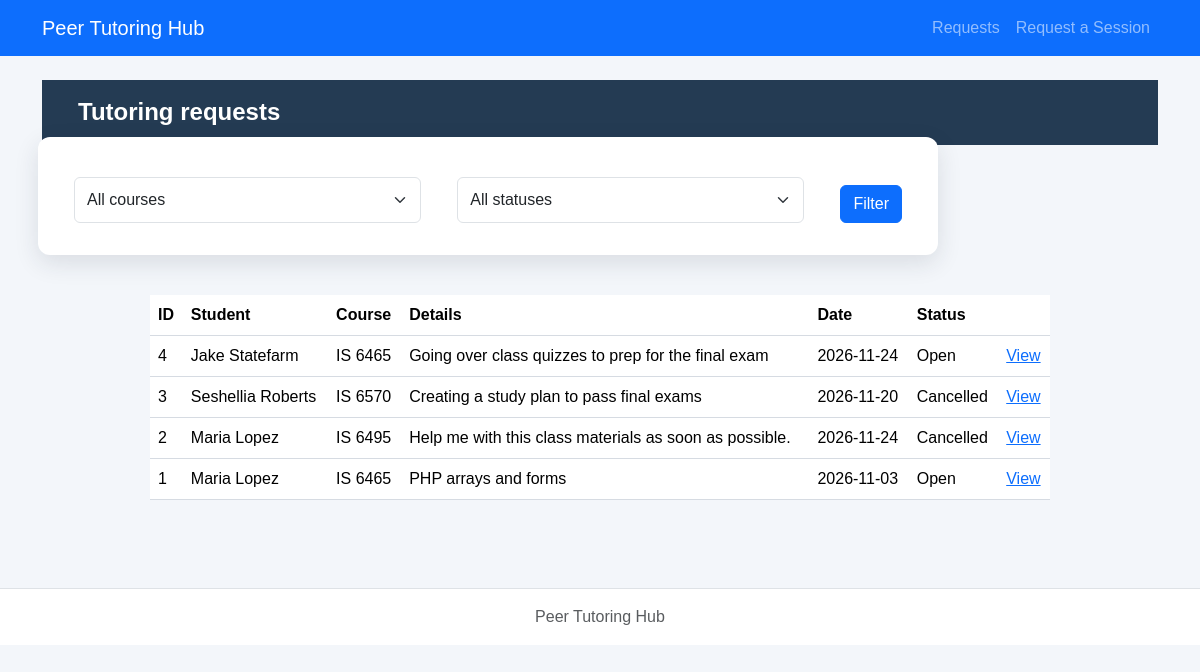
/lab6/php/requests.php, run on an earlier commit of the app's database.
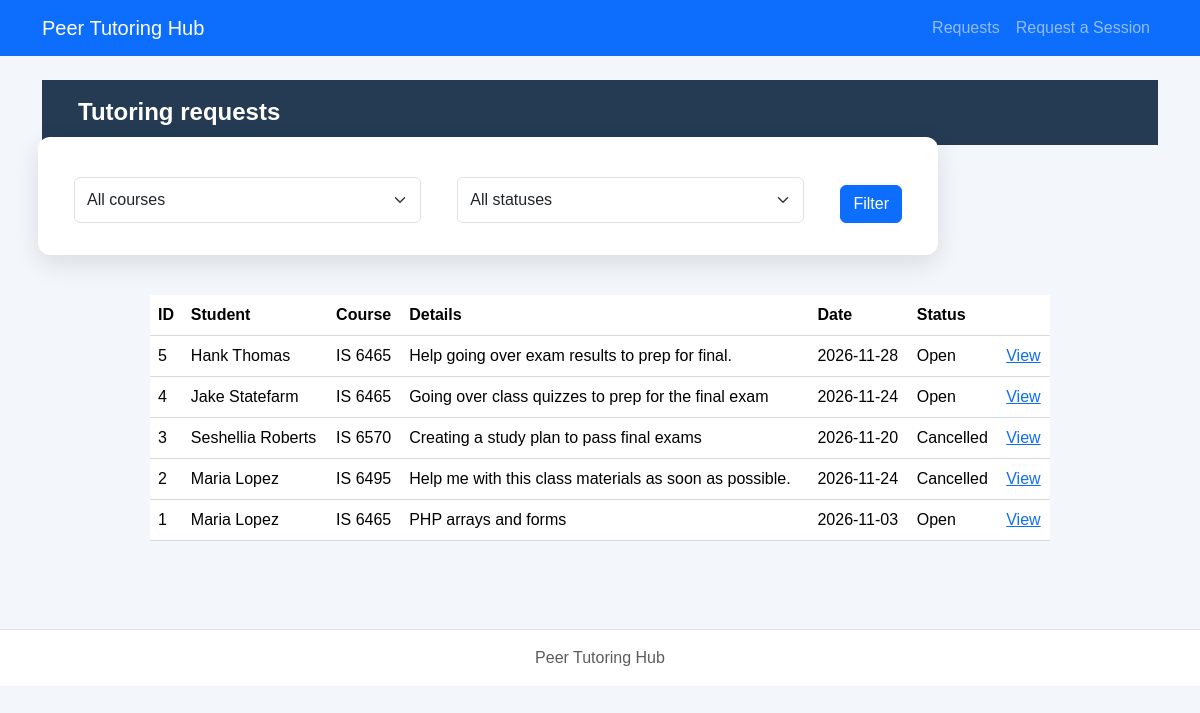
And on a later commit of the database.
### tables this page shows
CREATE TABLE tutoring_requests (
    request_id INTEGER PRIMARY KEY,
    student_id INTEGER NOT NULL,
    course TEXT NOT NULL,
    topic TEXT NOT NULL,
    preferred_date TEXT NOT NULL,
    preferred_time TEXT NOT NULL,
    status TEXT NOT NULL DEFAULT 'Open'
        CHECK (status IN ('Open', 'Cancelled', 'Assigned', 'Completed')),
    created_at TEXT NOT NULL DEFAULT CURRENT_TIMESTAMP,
    FOREIGN KEY (student_id) REFERENCES students(student_id)
);

CREATE TABLE students (
    student_id INTEGER PRIMARY KEY,
    student_name TEXT NOT NULL,
    student_email TEXT NOT NULL UNIQUE
);

### lab6/config/db.php (called while the page is built)
<?php
function openDatabase($path = null) {
    if ($path === null) {
        $path = dirname(__DIR__) . '/database/tutoring.db';
    }
    $pdo = new PDO('sqlite:' . $path);
    $pdo->setAttribute(PDO::ATTR_ERRMODE, PDO::ERRMODE_EXCEPTION);
    $pdo->setAttribute(PDO::ATTR_DEFAULT_FETCH_MODE, PDO::FETCH_ASSOC);
    $pdo->exec('PRAGMA foreign_keys = ON');
    return $pdo;
}

### lab6/repositories/requestPDO.php (called while the page is built, shortened)
<?php
function listRequests($pdo, $course = '', $status = '') {
    $sql='SELECT r.*,s.student_name FROM tutoring_requests r JOIN students s ON r.student_id=s.student_id WHERE 1=1';$args=[];
    $sql.=' ORDER BY r.request_id DESC';$stmt=$pdo->prepare($sql);$stmt->execute($args);return $stmt->fetchAll();
}

### lab6/services/requestService.php (called while the page is built, shortened)
<?php
require_once dirname(__DIR__).'/repositories/requestPDO.php';
function escapeHtml($v) {return htmlspecialchars((string)$v,ENT_QUOTES,'UTF-8');}
function decodeTopic($topic) {
    $v=json_decode($topic,true);
    return is_array($v)&&isset($v['reason'])&&is_array($v['topics']??null) ? $v : ['reason'=>$topic,'topics'=>[]];
}

### lab6/php/requests.php (the view, shortened to what this page needs)
<?php
require_once __DIR__.'/../config/db.php';require_once __DIR__.'/../services/requestService.php';
$course=trim((string)($_GET['course']??''));$status=(string)($_GET['status']??'');
$rows=listRequests(openDatabase(),$course,$status);
require __DIR__.'/../includes/header.php';require __DIR__.'/../includes/nav.php';?>
<main class="container py-4"><h1>Tutoring requests</h1>
<form method="get" class="row g-2 mb-3"><div class="col"><select class="form-select" name="course"><option value="">All courses</option></select></div><div class="col"><select class="form-select" name="status"><option value="">All statuses</option></select></div><div class="col-auto"><button class="btn btn-primary">Filter</button></div></form>
<?php if(!$rows):?><p>No matching requests.</p><?php else:?><table class="table"><thead><tr><th>ID</th><th>Student</th><th>Course</th><th>Details</th><th>Date</th><th>Status</th><th></th></tr></thead><tbody><?php foreach($rows as $r):$topic=decodeTopic($r['topic']);?><tr><td><?= (int)$r['request_id']?></td><td><?=escapeHtml($r['student_name'])?></td><td><?=escapeHtml($r['course'])?></td><td><?=escapeHtml($topic['reason'])?></td><td><?=escapeHtml($r['preferred_date'])?></td><td><?=escapeHtml($r['status'])?></td><td><a href="request-details.php?request_id=<?=(int)$r['request_id']?>">View</a></td></tr><?php endforeach;?></tbody></table><?php endif;?></main><?php require __DIR__.'/../includes/footer.php';?>

### lab6/includes/header.php (shortened to what this page needs)
<!doctype html>
<html lang="en">
<head>
  <link href="https://cdn.jsdelivr.net/npm/bootstrap@5.3.3/dist/css/bootstrap.min.css" rel="stylesheet">
  <link rel="stylesheet" href="../css/styles.css">
</head>
<body>

### lab6/includes/nav.php
<nav class="navbar navbar-expand-lg navbar-dark bg-primary">
  <div class="container">
    <a class="navbar-brand" href="../index.php">Peer Tutoring Hub</a>
    <div class="navbar-nav">
      <a class="nav-link" href="requests.php">Requests</a>
      <a class="nav-link" href="request-form.php">Request a Session</a>
    </div>
  </div>
</nav>

### lab6/includes/footer.php (shortened to what this page needs)
<footer class="border-top mt-5 py-3 text-center text-muted">
  <div class="container">Peer Tutoring Hub</div>
</footer>
</body>
</html>

### lab6/css/styles.css (style rules this page uses)
* { box-sizing: border-box; }
body { margin: 0; min-height: 100vh; font-family: Arial, Helvetica, sans-serif; color: #1f2937; background-color: #f3f6fa; }
h1 { margin: 0; padding: 18px 36px; color: #ffffff; font-size: 24px; font-weight: 700; background-color: #243b53; }
main form { max-width: 900px; margin: 42px auto; padding: 32px; display: grid; grid-template-columns: 1fr 1fr; gap: 18px 28px; background-color: #ffffff; border-radius: 12px; box-shadow: 0 8px 24px rgba(31, 41, 55, 0.12); }
main form input:not([type="checkbox"]):not([type="radio"]), main form select, main form textarea { width: 100%; min-height: 46px; padding: 10px 14px; color: #374151; font: inherit; background-color: #ffffff; border: 1px solid #aeb8c5; border-radius: 8px; }
main form button { grid-column: 1 / -1; grid-row: 6; justify-self: start; margin-top: 8px; padding: 13px 26px; color: #ffffff; font-size: 16px; font-weight: 700; background-color: #d60000; border: 0; border-radius: 8px; cursor: pointer; }
table { width: calc(100% - 80px); max-width: 900px; margin: 40px auto; border-collapse: collapse; background-color: #ffffff; }
th, td { padding: 14px 16px; text-align: left; border-bottom: 1px solid #d6dbe2; }
th { background-color: #eef1f4; }
footer { padding: 22px; color: #52606d; text-align: center; background-color: #ffffff; border-top: 1px solid #d6dbe2; }

What changed in the data, as far as the page shows it:
added tutoring_requests: request_id "5", student.student_name "Hank Thomas", course "IS 6465", topic "Help going over exam results to prep for final.", preferred_date "2026-11-28", status "Open"
